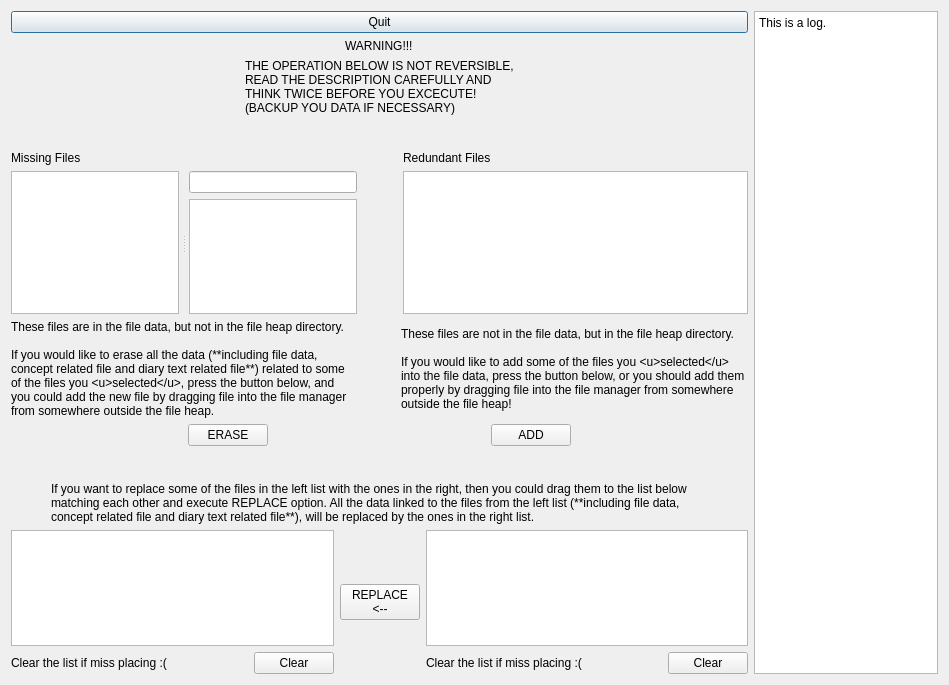
<?xml version="1.0" encoding="UTF-8"?>
<ui version="4.0">
 <class>file_check_dialog</class>
 <widget class="QDialog" name="file_check_dialog">
  <property name="geometry">
   <rect>
    <x>0</x>
    <y>0</y>
    <width>949</width>
    <height>685</height>
   </rect>
  </property>
  <property name="windowTitle">
   <string>File Check</string>
  </property>
  <property name="windowIcon">
   <iconset resource="resource.qrc">
    <normaloff>:/icon/holoico_trans.ico</normaloff>:/icon/holoico_trans.ico</iconset>
  </property>
  <layout class="QHBoxLayout" name="horizontalLayout_12" stretch="4,1">
   <item>
    <layout class="QVBoxLayout" name="verticalLayout_3">
     <item>
      <widget class="QPushButton" name="pushButton_quit">
       <property name="sizePolicy">
        <sizepolicy hsizetype="Minimum" vsizetype="Preferred">
         <horstretch>0</horstretch>
         <verstretch>0</verstretch>
        </sizepolicy>
       </property>
       <property name="text">
        <string>Quit</string>
       </property>
      </widget>
     </item>
     <item>
      <layout class="QVBoxLayout" name="verticalLayout_6">
       <item>
        <layout class="QHBoxLayout" name="horizontalLayout_8">
         <item>
          <widget class="QLabel" name="label_5">
           <property name="sizePolicy">
            <sizepolicy hsizetype="Fixed" vsizetype="Fixed">
             <horstretch>0</horstretch>
             <verstretch>0</verstretch>
            </sizepolicy>
           </property>
           <property name="text">
            <string>WARNING!!!</string>
           </property>
           <property name="wordWrap">
            <bool>true</bool>
           </property>
          </widget>
         </item>
        </layout>
       </item>
       <item>
        <layout class="QHBoxLayout" name="horizontalLayout_9">
         <item>
          <widget class="QLabel" name="label_6">
           <property name="sizePolicy">
            <sizepolicy hsizetype="Fixed" vsizetype="Preferred">
             <horstretch>0</horstretch>
             <verstretch>0</verstretch>
            </sizepolicy>
           </property>
           <property name="text">
            <string>THE OPERATION BELOW IS NOT REVERSIBLE, READ THE DESCRIPTION CAREFULLY AND THINK TWICE BEFORE YOU EXCECUTE! (BACKUP YOU DATA IF NECESSARY)</string>
           </property>
           <property name="wordWrap">
            <bool>true</bool>
           </property>
          </widget>
         </item>
        </layout>
       </item>
      </layout>
     </item>
     <item>
      <spacer name="verticalSpacer">
       <property name="orientation">
        <enum>Qt::Vertical</enum>
       </property>
       <property name="sizeType">
        <enum>QSizePolicy::Fixed</enum>
       </property>
       <property name="sizeHint" stdset="0">
        <size>
         <width>20</width>
         <height>30</height>
        </size>
       </property>
      </spacer>
     </item>
     <item>
      <layout class="QHBoxLayout" name="horizontalLayout_3" stretch="1,1,1">
       <item>
        <layout class="QVBoxLayout" name="verticalLayout_4">
         <item>
          <widget class="QLabel" name="label_2">
           <property name="sizePolicy">
            <sizepolicy hsizetype="Preferred" vsizetype="Fixed">
             <horstretch>0</horstretch>
             <verstretch>0</verstretch>
            </sizepolicy>
           </property>
           <property name="text">
            <string>Missing Files</string>
           </property>
          </widget>
         </item>
         <item>
          <widget class="QSplitter" name="splitter">
           <property name="orientation">
            <enum>Qt::Horizontal</enum>
           </property>
           <property name="handleWidth">
            <number>10</number>
           </property>
           <property name="childrenCollapsible">
            <bool>false</bool>
           </property>
           <widget class="QListWidget" name="listWidget_missing_file">
            <property name="dragEnabled">
             <bool>true</bool>
            </property>
            <property name="dragDropOverwriteMode">
             <bool>false</bool>
            </property>
            <property name="dragDropMode">
             <enum>QAbstractItemView::DragOnly</enum>
            </property>
            <property name="defaultDropAction">
             <enum>Qt::CopyAction</enum>
            </property>
            <property name="selectionMode">
             <enum>QAbstractItemView::ExtendedSelection</enum>
            </property>
            <property name="spacing">
             <number>5</number>
            </property>
            <property name="selectionRectVisible">
             <bool>true</bool>
            </property>
           </widget>
           <widget class="QWidget" name="layoutWidget">
            <layout class="QVBoxLayout" name="verticalLayout_7">
             <item>
              <widget class="QLineEdit" name="lineEdit_date">
               <property name="enabled">
                <bool>true</bool>
               </property>
               <property name="sizePolicy">
                <sizepolicy hsizetype="Expanding" vsizetype="Fixed">
                 <horstretch>0</horstretch>
                 <verstretch>0</verstretch>
                </sizepolicy>
               </property>
               <property name="minimumSize">
                <size>
                 <width>0</width>
                 <height>0</height>
                </size>
               </property>
               <property name="readOnly">
                <bool>true</bool>
               </property>
              </widget>
             </item>
             <item>
              <widget class="QListWidget" name="listWidget_missing_file_related_concept">
               <property name="dragEnabled">
                <bool>false</bool>
               </property>
               <property name="dragDropOverwriteMode">
                <bool>false</bool>
               </property>
               <property name="dragDropMode">
                <enum>QAbstractItemView::NoDragDrop</enum>
               </property>
               <property name="defaultDropAction">
                <enum>Qt::IgnoreAction</enum>
               </property>
               <property name="selectionMode">
                <enum>QAbstractItemView::ExtendedSelection</enum>
               </property>
               <property name="movement">
                <enum>QListView::Static</enum>
               </property>
               <property name="flow">
                <enum>QListView::LeftToRight</enum>
               </property>
               <property name="resizeMode">
                <enum>QListView::Adjust</enum>
               </property>
               <property name="spacing">
                <number>5</number>
               </property>
               <property name="viewMode">
                <enum>QListView::IconMode</enum>
               </property>
               <property name="wordWrap">
                <bool>false</bool>
               </property>
               <property name="selectionRectVisible">
                <bool>true</bool>
               </property>
              </widget>
             </item>
            </layout>
           </widget>
          </widget>
         </item>
        </layout>
       </item>
       <item>
        <spacer name="horizontalSpacer_2">
         <property name="orientation">
          <enum>Qt::Horizontal</enum>
         </property>
         <property name="sizeType">
          <enum>QSizePolicy::Fixed</enum>
         </property>
         <property name="sizeHint" stdset="0">
          <size>
           <width>40</width>
           <height>20</height>
          </size>
         </property>
        </spacer>
       </item>
       <item>
        <layout class="QVBoxLayout" name="verticalLayout_2">
         <item>
          <widget class="QLabel" name="label_3">
           <property name="text">
            <string>Redundant Files</string>
           </property>
          </widget>
         </item>
         <item>
          <widget class="QListWidget" name="listWidget_redundant_file">
           <property name="sizePolicy">
            <sizepolicy hsizetype="Expanding" vsizetype="Expanding">
             <horstretch>0</horstretch>
             <verstretch>0</verstretch>
            </sizepolicy>
           </property>
           <property name="dragEnabled">
            <bool>true</bool>
           </property>
           <property name="dragDropMode">
            <enum>QAbstractItemView::DragOnly</enum>
           </property>
           <property name="selectionMode">
            <enum>QAbstractItemView::ExtendedSelection</enum>
           </property>
           <property name="selectionRectVisible">
            <bool>true</bool>
           </property>
          </widget>
         </item>
        </layout>
       </item>
      </layout>
     </item>
     <item>
      <layout class="QHBoxLayout" name="horizontalLayout_4">
       <item>
        <widget class="QLabel" name="label">
         <property name="sizePolicy">
          <sizepolicy hsizetype="Preferred" vsizetype="Preferred">
           <horstretch>0</horstretch>
           <verstretch>0</verstretch>
          </sizepolicy>
         </property>
         <property name="text">
          <string>These files are in the file data, but not in the file heap directory.

If you would like to erase all the data (**including file data, concept related file and diary text related file**) related to some of the files you &lt;u&gt;selected&lt;/u&gt;, press the button below, and you could add the new file by dragging file into the file manager from somewhere outside the file heap.</string>
         </property>
         <property name="textFormat">
          <enum>Qt::MarkdownText</enum>
         </property>
         <property name="scaledContents">
          <bool>true</bool>
         </property>
         <property name="wordWrap">
          <bool>true</bool>
         </property>
         <property name="margin">
          <number>0</number>
         </property>
        </widget>
       </item>
       <item>
        <spacer name="horizontalSpacer">
         <property name="orientation">
          <enum>Qt::Horizontal</enum>
         </property>
         <property name="sizeType">
          <enum>QSizePolicy::Fixed</enum>
         </property>
         <property name="sizeHint" stdset="0">
          <size>
           <width>40</width>
           <height>20</height>
          </size>
         </property>
        </spacer>
       </item>
       <item>
        <widget class="QLabel" name="label_4">
         <property name="sizePolicy">
          <sizepolicy hsizetype="Preferred" vsizetype="Preferred">
           <horstretch>0</horstretch>
           <verstretch>0</verstretch>
          </sizepolicy>
         </property>
         <property name="text">
          <string>These files are not in the file data, but in the file heap directory.

If you would like to add some of the files you &lt;u&gt;selected&lt;/u&gt; into the file data, press the button below, or you should add them properly by dragging file into the file manager from somewhere outside the file heap!</string>
         </property>
         <property name="textFormat">
          <enum>Qt::MarkdownText</enum>
         </property>
         <property name="wordWrap">
          <bool>true</bool>
         </property>
        </widget>
       </item>
      </layout>
     </item>
     <item>
      <layout class="QHBoxLayout" name="horizontalLayout_5">
       <item>
        <layout class="QHBoxLayout" name="horizontalLayout_2">
         <item>
          <widget class="QPushButton" name="pushButton_erase">
           <property name="sizePolicy">
            <sizepolicy hsizetype="Fixed" vsizetype="Fixed">
             <horstretch>0</horstretch>
             <verstretch>0</verstretch>
            </sizepolicy>
           </property>
           <property name="text">
            <string>ERASE</string>
           </property>
          </widget>
         </item>
        </layout>
       </item>
       <item>
        <spacer name="horizontalSpacer_3">
         <property name="orientation">
          <enum>Qt::Horizontal</enum>
         </property>
         <property name="sizeType">
          <enum>QSizePolicy::Fixed</enum>
         </property>
         <property name="sizeHint" stdset="0">
          <size>
           <width>40</width>
           <height>20</height>
          </size>
         </property>
        </spacer>
       </item>
       <item>
        <layout class="QHBoxLayout" name="horizontalLayout">
         <item>
          <widget class="QPushButton" name="pushButton_add">
           <property name="sizePolicy">
            <sizepolicy hsizetype="Fixed" vsizetype="Fixed">
             <horstretch>0</horstretch>
             <verstretch>0</verstretch>
            </sizepolicy>
           </property>
           <property name="layoutDirection">
            <enum>Qt::LeftToRight</enum>
           </property>
           <property name="text">
            <string>ADD</string>
           </property>
          </widget>
         </item>
        </layout>
       </item>
      </layout>
     </item>
     <item>
      <spacer name="verticalSpacer_2">
       <property name="orientation">
        <enum>Qt::Vertical</enum>
       </property>
       <property name="sizeType">
        <enum>QSizePolicy::Fixed</enum>
       </property>
       <property name="sizeHint" stdset="0">
        <size>
         <width>20</width>
         <height>30</height>
        </size>
       </property>
      </spacer>
     </item>
     <item>
      <layout class="QHBoxLayout" name="horizontalLayout_10">
       <item>
        <spacer name="horizontalSpacer_4">
         <property name="orientation">
          <enum>Qt::Horizontal</enum>
         </property>
         <property name="sizeType">
          <enum>QSizePolicy::Fixed</enum>
         </property>
         <property name="sizeHint" stdset="0">
          <size>
           <width>40</width>
           <height>20</height>
          </size>
         </property>
        </spacer>
       </item>
       <item>
        <widget class="QLabel" name="label_7">
         <property name="sizePolicy">
          <sizepolicy hsizetype="Preferred" vsizetype="Preferred">
           <horstretch>0</horstretch>
           <verstretch>0</verstretch>
          </sizepolicy>
         </property>
         <property name="text">
          <string>If you want to replace some of the files in the left list with the ones in the right, then you could drag them to the list below matching each other and execute REPLACE option. All the data linked to the files from the left list (**including file data, concept related file and diary text related file**), will be replaced by the ones in the right list.</string>
         </property>
         <property name="textFormat">
          <enum>Qt::MarkdownText</enum>
         </property>
         <property name="scaledContents">
          <bool>true</bool>
         </property>
         <property name="wordWrap">
          <bool>true</bool>
         </property>
         <property name="margin">
          <number>0</number>
         </property>
        </widget>
       </item>
       <item>
        <spacer name="horizontalSpacer_5">
         <property name="orientation">
          <enum>Qt::Horizontal</enum>
         </property>
         <property name="sizeType">
          <enum>QSizePolicy::Fixed</enum>
         </property>
         <property name="sizeHint" stdset="0">
          <size>
           <width>40</width>
           <height>20</height>
          </size>
         </property>
        </spacer>
       </item>
      </layout>
     </item>
     <item>
      <layout class="QHBoxLayout" name="horizontalLayout_6">
       <item>
        <layout class="QVBoxLayout" name="verticalLayout">
         <item>
          <widget class="QListWidget" name="listWidget_left">
           <property name="dragEnabled">
            <bool>true</bool>
           </property>
           <property name="dragDropMode">
            <enum>QAbstractItemView::DragDrop</enum>
           </property>
           <property name="defaultDropAction">
            <enum>Qt::MoveAction</enum>
           </property>
          </widget>
         </item>
         <item>
          <layout class="QHBoxLayout" name="horizontalLayout_7">
           <item>
            <widget class="QLabel" name="label_8">
             <property name="text">
              <string>Clear the list if miss placing :(</string>
             </property>
            </widget>
           </item>
           <item>
            <widget class="QPushButton" name="pushButton_left_clear">
             <property name="sizePolicy">
              <sizepolicy hsizetype="Fixed" vsizetype="Fixed">
               <horstretch>0</horstretch>
               <verstretch>0</verstretch>
              </sizepolicy>
             </property>
             <property name="text">
              <string>Clear</string>
             </property>
            </widget>
           </item>
          </layout>
         </item>
        </layout>
       </item>
       <item>
        <widget class="QPushButton" name="pushButton_replace">
         <property name="text">
          <string>REPLACE
&lt;--</string>
         </property>
        </widget>
       </item>
       <item>
        <layout class="QVBoxLayout" name="verticalLayout_5">
         <item>
          <widget class="QListWidget" name="listWidget_right">
           <property name="dragEnabled">
            <bool>true</bool>
           </property>
           <property name="dragDropMode">
            <enum>QAbstractItemView::DragDrop</enum>
           </property>
           <property name="defaultDropAction">
            <enum>Qt::MoveAction</enum>
           </property>
          </widget>
         </item>
         <item>
          <layout class="QHBoxLayout" name="horizontalLayout_11">
           <item>
            <widget class="QLabel" name="label_9">
             <property name="text">
              <string>Clear the list if miss placing :(</string>
             </property>
            </widget>
           </item>
           <item>
            <widget class="QPushButton" name="pushButton_right_clear">
             <property name="sizePolicy">
              <sizepolicy hsizetype="Fixed" vsizetype="Fixed">
               <horstretch>0</horstretch>
               <verstretch>0</verstretch>
              </sizepolicy>
             </property>
             <property name="text">
              <string>Clear</string>
             </property>
            </widget>
           </item>
          </layout>
         </item>
        </layout>
       </item>
      </layout>
     </item>
    </layout>
   </item>
   <item>
    <widget class="QPlainTextEdit" name="plainTextEdit">
     <property name="sizePolicy">
      <sizepolicy hsizetype="Expanding" vsizetype="Expanding">
       <horstretch>0</horstretch>
       <verstretch>0</verstretch>
      </sizepolicy>
     </property>
     <property name="readOnly">
      <bool>true</bool>
     </property>
     <property name="plainText">
      <string>This is a log.</string>
     </property>
    </widget>
   </item>
  </layout>
 </widget>
 <resources>
  <include location="resource.qrc"/>
 </resources>
 <connections/>
</ui>
